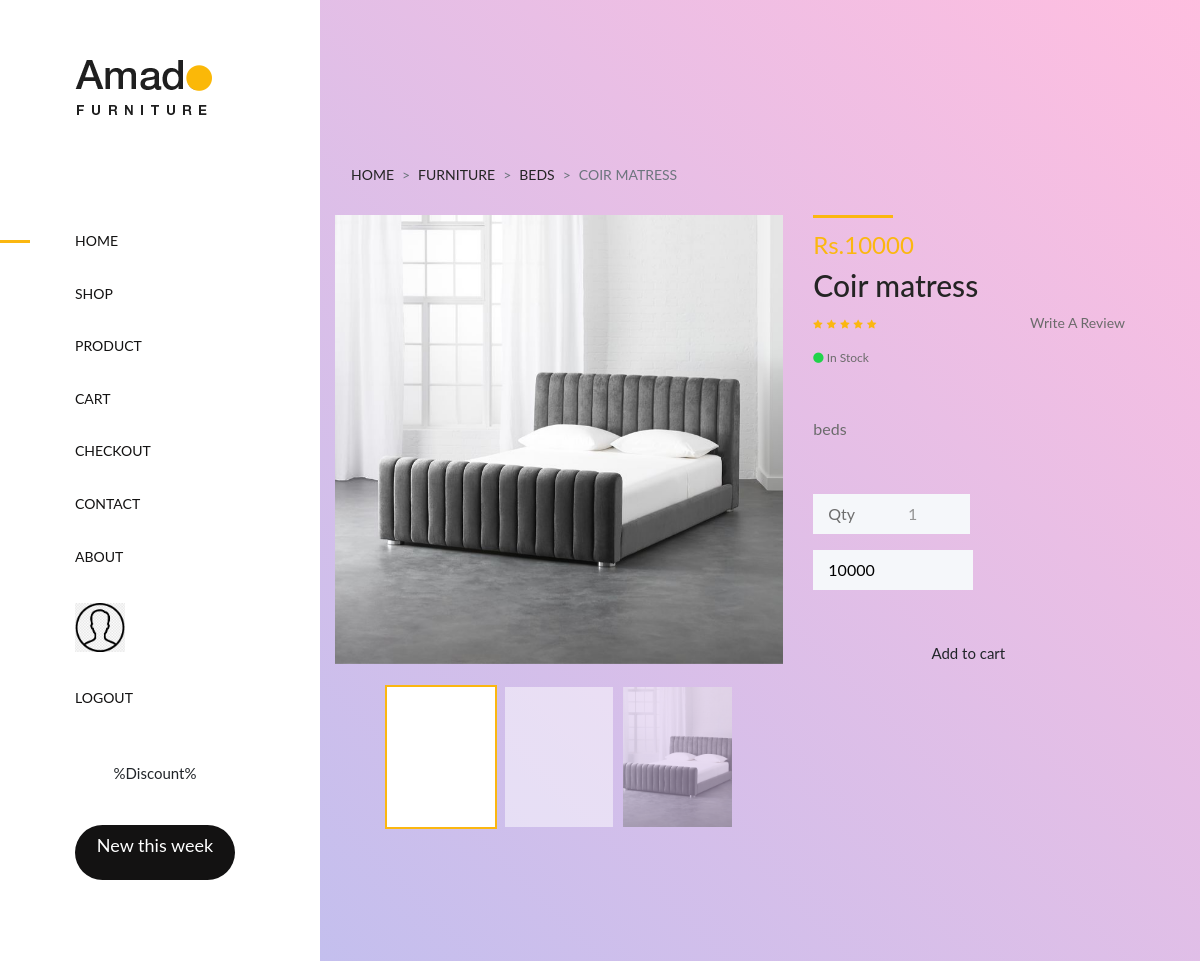
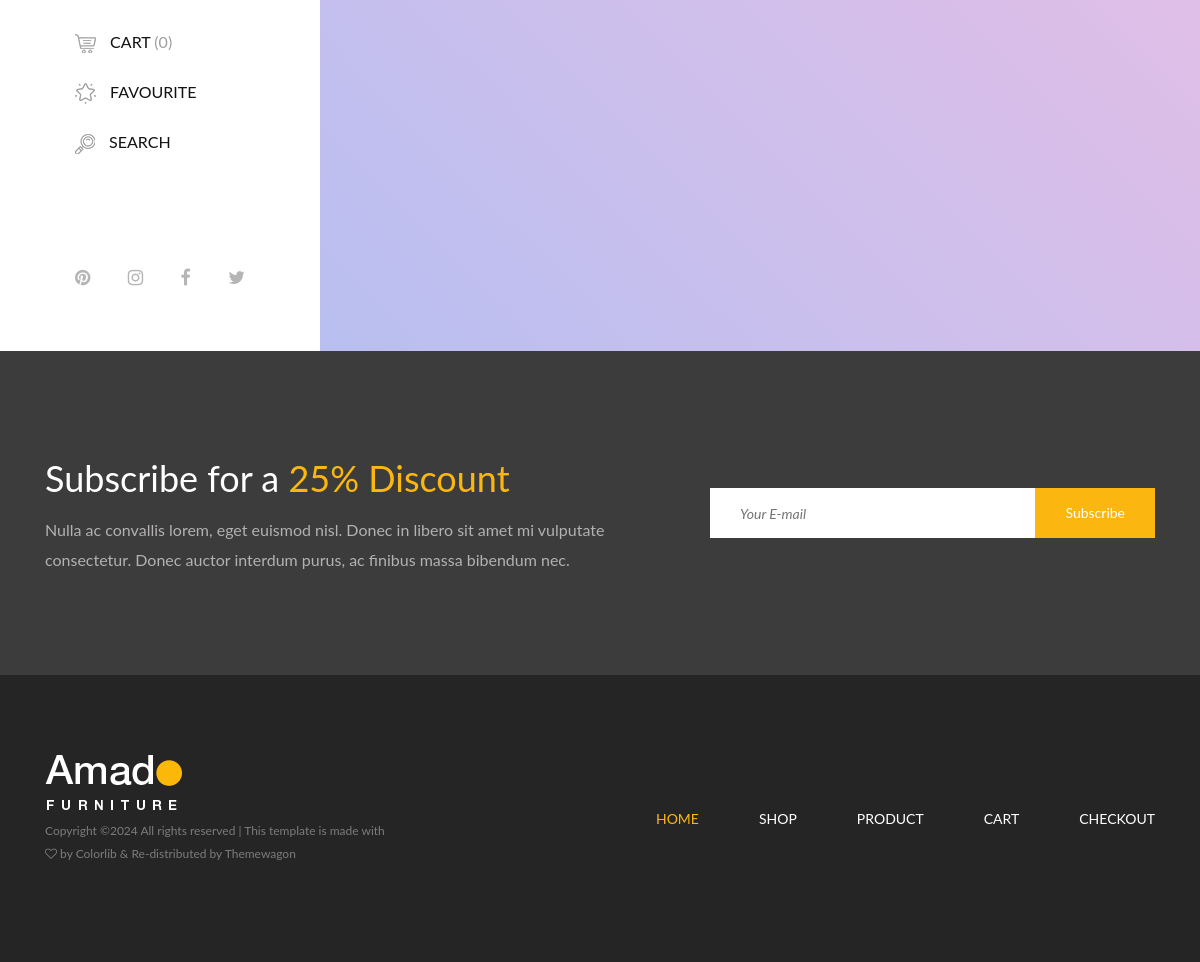
Page /single_product/1/ on the committed database (2 pictures, top to bottom).
### fapp/models.py (models this page shows)
class product(models.Model):
    pname = models.CharField(max_length=100, null=True, blank=True)
    pcat = models.CharField(max_length=100, null=True, blank=True)
    pquan = models.IntegerField(null=True, blank=True)
    pprice = models.IntegerField(null=True, blank=True)
    pimage1 = models.ImageField(upload_to="p_images",null=True, blank=True)
    pimage2 = models.ImageField(upload_to="p_images",null=True, blank=True)
    pimage3 = models.ImageField(upload_to="p_images",null=True, blank=True)
    pman = models.CharField(max_length=100, null=True, blank=True)
    coun = models.CharField(max_length=100, null=True, blank=True)
    pdesc = models.CharField(max_length=100, null=True, blank=True)

### webapp/views.py (the view)
# urls.py: path('single_product/<int:pro_id>/', views.single_product , name='single_product'),
def single_product(req,pro_id):
    pro = product.objects.get(id=pro_id)
    return render(req,"single_product.html",{'pro':pro})

### webapp/templates/single_product.html (shortened to what this page needs)
<!DOCTYPE html>
{% load static %}
<html lang="en">
<head>
    <link href="{% static 'web/css/core-style.css' %}" rel="stylesheet">
    <link href="{% static 'web/style.css' %}" rel="stylesheet">
</head>
<body>
    <div class="main-content-wrapper d-flex clearfix">
        <header class="header-area clearfix">
            <div class="logo">
                <a href="index.html"><img src="img/core-img/logo.png" alt=""></a>
            </div>
            <nav class="amado-nav">
                <ul>
                    <li class="active"><a href="{% url 'homepage' %}">Home</a></li>
                    <li><a href="{% url 'product_page' %}">Shop</a></li>
                    <li class="nav-item"><a class="menu-title">Product</a></li>
                    <li><a href="{% url 'cart_page' %}">Cart</a></li>
                    <li><a href="{% url 'checkout_page' %}">Checkout</a></li>
                    <li><a href="{% url 'contact_page' %}">Contact</a></li>
                    <li><a href="{% url 'about_page' %}">About</a></li>
                    {% if request.session.Username1 %}
                    <li><a href="#"><img src="{% static 'web/img/loginuser.png' %}" width="50px" height="50px" alt="">{{request.session.Username1}}</a></li>
                    {% else %}
                     <li><a href="{% url 'login_page' %}"><img src="{% static 'web/img/loginuser.png' %}" width="50px" height="50px" alt=""></a></li>
                    {% endif %}
                    <li><a href="{% url 'logout' %}">Logout</a></li>
                </ul>
            </nav>
            <div class="amado-btn-group mt-30 mb-100">
                <a href="#" class="btn amado-btn mb-15">%Discount%</a>
                <a href="#" class="btn amado-btn active">New this week</a>
            </div>
            <div class="cart-fav-search mb-100">
                <a href="cart.html" class="cart-nav"><img src="img/core-img/cart.png" alt=""> Cart <span>(0)</span></a>
                <a href="#" class="fav-nav"><img src="img/core-img/favorites.png" alt=""> Favourite</a>
                <a href="#" class="search-nav"><img src="img/core-img/search.png" alt=""> Search</a>
            </div>
            <div class="social-info d-flex justify-content-between">
                <a href="#"><i class="fa fa-pinterest" aria-hidden="true"></i></a>
                <a href="#"><i class="fa fa-instagram" aria-hidden="true"></i></a>
                <a href="#"><i class="fa fa-facebook" aria-hidden="true"></i></a>
                <a href="#"><i class="fa fa-twitter" aria-hidden="true"></i></a>
            </div>
        </header>
        <div class="single-product-area section-padding-100 clearfix">
            <div class="container-fluid">
                <div class="row">
                    <div class="col-12">
                        <nav aria-label="breadcrumb">
                            <ol class="breadcrumb mt-50">
                                <li class="breadcrumb-item"><a href="#">Home</a></li>
                                <li class="breadcrumb-item"><a href="#">Furniture</a></li>
                                <li class="breadcrumb-item"><a href="#">{{pro.pcat}}</a></li>
                                <li class="breadcrumb-item active" aria-current="page">{{pro.pname}}</li>
                            </ol>
                        </nav>
                    </div>
                </div>
                <div class="row">
                    <div class="col-12 col-lg-7">
                        <div class="single_product_thumb">
                            <div id="product_details_slider" class="carousel slide" data-ride="carousel">
                                <ol class="carousel-indicators">
                                    <li class="active" data-target="#product_details_slider" data-slide-to="0" style="background-image:url({{pro.pimage1.url}});">
                                    </li>
                                    <li data-target="#product_details_slider" data-slide-to="1" style="background-image:url({{pro.pimage2.url}});">
                                    </li>
                                    <li data-target="#product_details_slider" data-slide-to="2" style="background-image:url({{pro.pimage3.url}});">
                                    </li>
                                </ol>
                                <div class="carousel-inner">
                                    <div class="carousel-item active">
                                        <a class="gallery_img">
                                            <img class="d-block w-100" src="{{pro.pimage1.url}}" alt="First slide">
                                        </a>
                                    </div>
                                </div>
                            </div>
                        </div>
                    </div>
                    <div class="col-12 col-lg-5">
                        <div class="single_product_desc">
                            <div class="product-meta-data">
                                <div class="line"></div>
                                <p class="product-price">Rs.{{pro.pprice}}</p>
                                <a href="product-details.html">
                                    <h6>{{pro.pname}}</h6>
                                </a>
                                <div class="ratings-review mb-15 d-flex align-items-center justify-content-between">
                                    <div class="ratings">
                                        <i class="fa fa-star" aria-hidden="true"></i>
                                        <i class="fa fa-star" aria-hidden="true"></i>
                                        <i class="fa fa-star" aria-hidden="true"></i>
                                        <i class="fa fa-star" aria-hidden="true"></i>
                                        <i class="fa fa-star" aria-hidden="true"></i>
                                    </div>
                                    <div class="review">
                                        <a href="#">Write A Review</a>
                                    </div>
                                </div>
                                <p class="avaibility"><i class="fa fa-circle"></i> In Stock</p>
                            </div>
                            <div class="short_overview my-5">
                                <p>{{pro.pdesc}}</p>
                            </div>
                            <form class="cart clearfix" method="post" action="{% url 'save_cart' %}">
                                <div class="cart-btn d-flex mb-3">
                                    <p>Qty</p>
                                    <div class="quantity">
                                        <input type="number" class="qty-text" id="quantity" step="1" min="1" max="300" name="quantity" value="1">
                                    </div>
                                </div>
                                <div class="d-flex mb-3">
                                    <input name="total" id="total" placeholder="Total price" value="{{pro.pprice}}" style="width:160px; height:40px; background-color:#f5f7fa; border:none; padding-left:15px;">
                                </div>
                                <button type="submit" name="addtocart" class="btn amado-btn">Add to cart</button>
                            </form>
                        </div>
                    </div>
                </div>
            </div>
        </div>
    </div>
    <section class="newsletter-area section-padding-100-0">
        <div class="container">
            <div class="row align-items-center">
                <div class="col-12 col-lg-6 col-xl-7">
                    <div class="newsletter-text mb-100">
                        <h2>Subscribe for a <span>25% Discount</span></h2>
                        <p>Nulla ac convallis lorem, eget euismod nisl. Donec in libero sit amet mi vulputate consectetur. Donec auctor interdum purus, ac finibus massa bibendum nec.</p>
                    </div>
                </div>
                <div class="col-12 col-lg-6 col-xl-5">
                    <div class="newsletter-form mb-100">
                        <form action="#" method="post">
                            <input type="email" name="email" class="nl-email" placeholder="Your E-mail">
                            <input type="submit" value="Subscribe">
                        </form>
                    </div>
                </div>
            </div>
        </div>
    </section>
    <footer class="footer_area clearfix">
        <div class="container">
            <div class="row align-items-center">
                <div class="col-12 col-lg-4">
                    <div class="single_widget_area">
                        <div class="footer-logo mr-50">
                            <a href="index.html"><img src="img/core-img/logo2.png" alt=""></a>
                        </div>
                        <p class="copywrite">
Copyright &copy;<script>document.write(new Date().getFullYear());</script> All rights reserved | This template is made with <i class="fa fa-heart-o" aria-hidden="true"></i> by <a href="https://colorlib.com" target="_blank">Colorlib</a> & Re-distributed by <a href="https://themewagon.com/" target="_blank">Themewagon</a>
</p>
                    </div>
                </div>
                <div class="col-12 col-lg-8">
                    <div class="single_widget_area">
                        <div class="footer_menu">
                            <nav class="navbar navbar-expand-lg justify-content-end">
                                <div class="collapse navbar-collapse" id="footerNavContent">
                                    <ul class="navbar-nav ml-auto">
                                        <li class="nav-item active">
                                            <a class="nav-link" href="index.html">Home</a>
                                        </li>
                                        <li class="nav-item">
                                            <a class="nav-link" href="shop.html">Shop</a>
                                        </li>
                                        <li class="nav-item">
                                            <a class="nav-link" href="product-details.html">Product</a>
                                        </li>
                                        <li class="nav-item">
                                            <a class="nav-link" href="cart.html">Cart</a>
                                        </li>
                                        <li class="nav-item">
                                            <a class="nav-link" href="checkout.html">Checkout</a>
                                        </li>
                                    </ul>
                                </div>
                            </nav>
                        </div>
                    </div>
                </div>
            </div>
        </div>
    </footer>
</body>
</html>

### rows in the picture
product: pcat "BEDS", pname "COIR MATRESS", pimage3 (picture), pimage1 (picture), pprice "10000", pname "Coir matress", pdesc "beds", total "10000"
